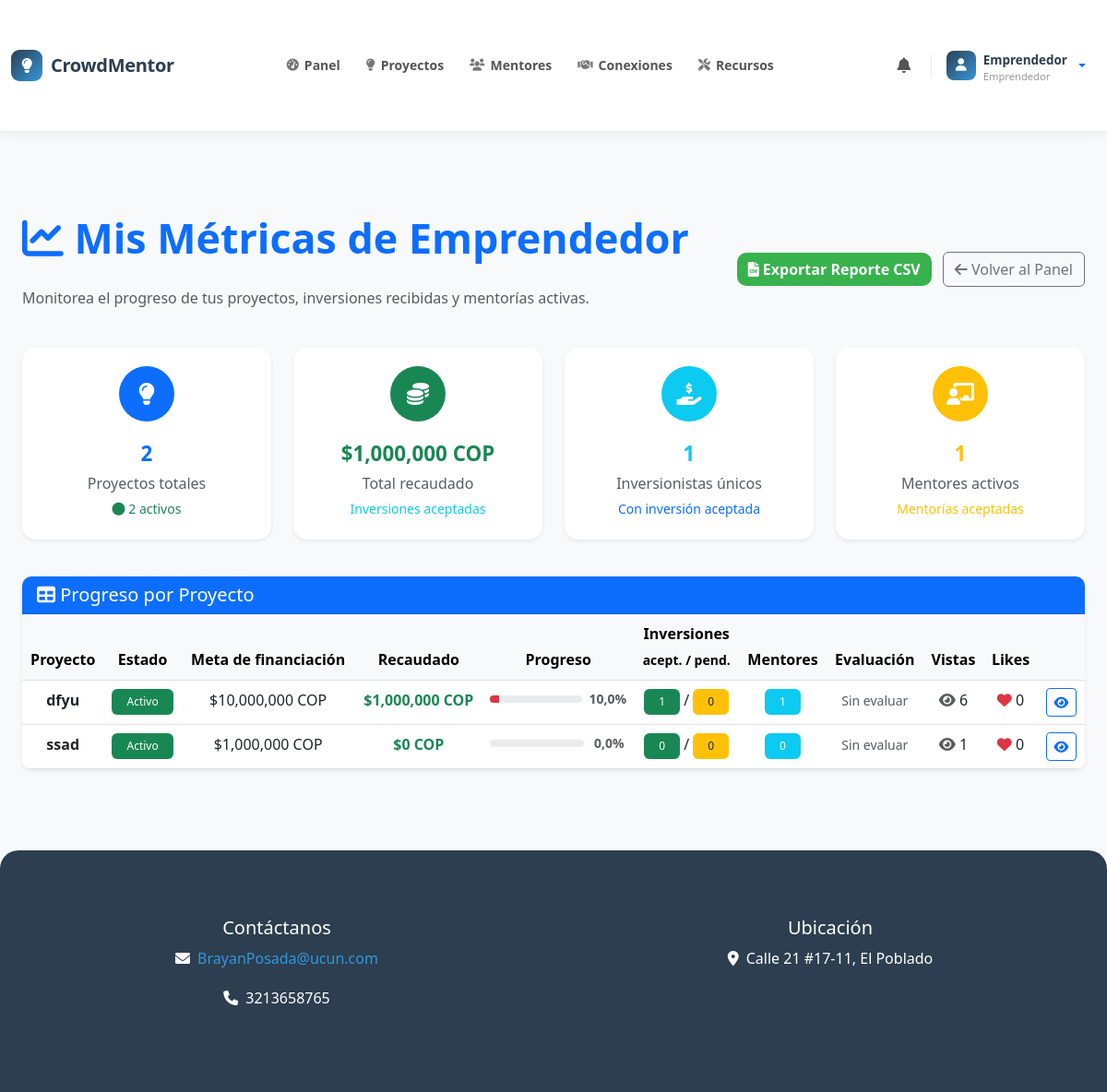
The page /mis-metricas/emprendedor/ (signed in) on the database as committed earlier.
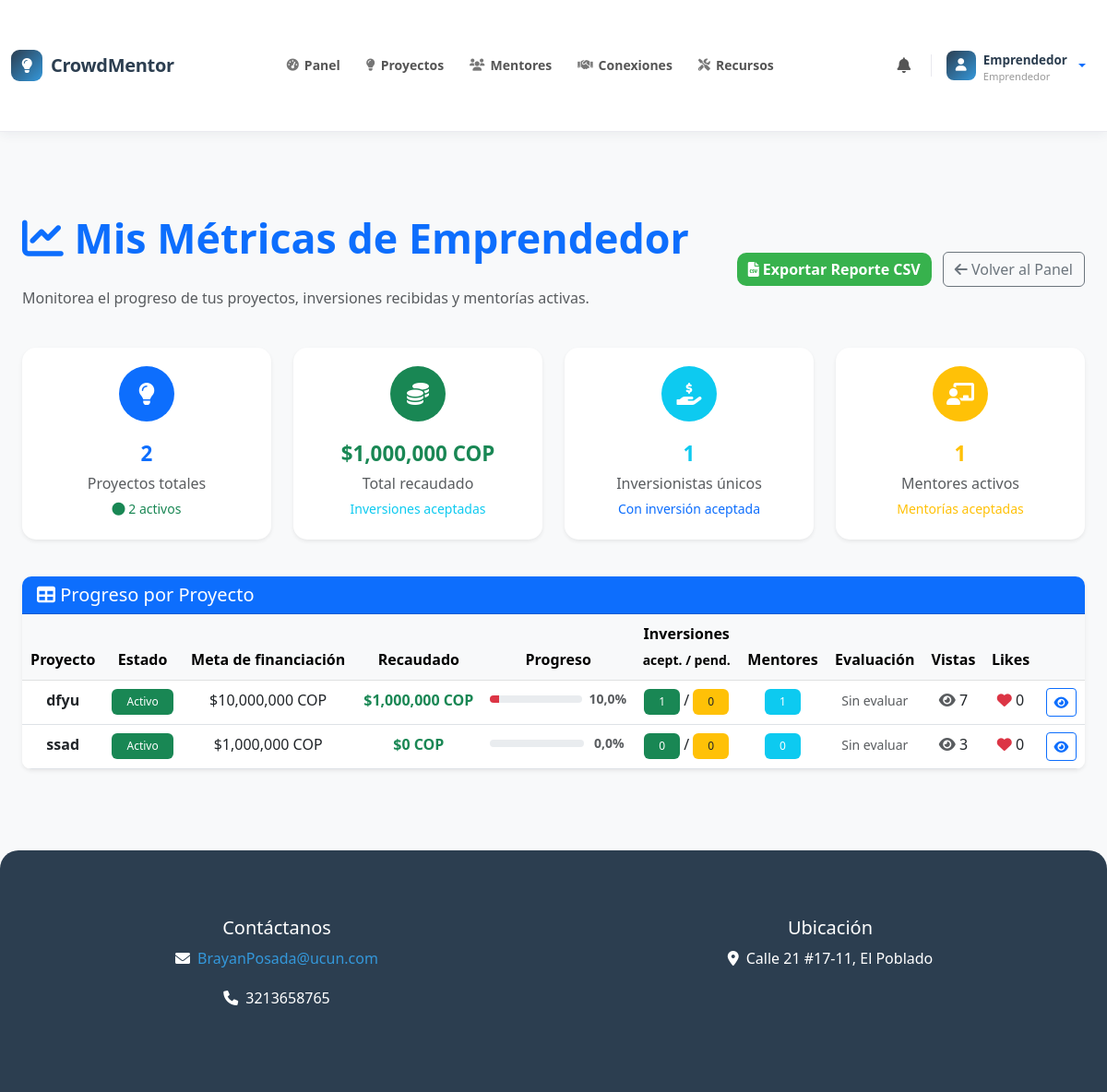
The same page on the database as committed later.
### core/models.py (models this page shows, shortened)
class Project(models.Model):
    PROJECT_STATUS = (
        ('draft', 'Borrador'),
        ('active', 'Activo'),
        ('funded', 'Financiado'),
        ('completed', 'Completado'),
        ('cancelled', 'Cancelado'),
    )
    title = models.CharField(max_length=200)
    description = models.TextField()
    owner = models.ForeignKey(User, on_delete=models.CASCADE, related_name='projects')
    category = models.ForeignKey('ProjectCategory', on_delete=models.SET_NULL, null=True, blank=True)
    funding_goal = models.DecimalField(max_digits=20, decimal_places=2)
    amount_raised = models.DecimalField(max_digits=20, decimal_places=2, default=0)
    created_at = models.DateTimeField(default=timezone.now)
    image = models.ImageField(upload_to='projects/', blank=True, null=True)
    is_active = models.BooleanField(default=True)
    status = models.CharField(max_length=20, choices=PROJECT_STATUS, default='active')
    views_count = models.IntegerField(default=0)
    likes_count = models.IntegerField(default=0)
    deadline = models.DateField(blank=True, null=True)
    tags = models.CharField(max_length=500, blank=True, help_text="Separar con comas")
    PROFITABILITY_UNIT_CHOICES = (
        ('meses', 'Meses'),
        ('años', 'Años'),
    )
    profitability_time = models.PositiveSmallIntegerField(
        null=True, blank=True,
        help_text="Tiempo estimado para que el proyecto empiece a generar rentabilidad"
    )
    profitability_unit = models.CharField(
        max_length=10,
        choices=PROFITABILITY_UNIT_CHOICES,
        default='meses',
        blank=True
    )
    def get_funding_percentage(self):
        if self.funding_goal > 0:
            return min((self.amount_raised / self.funding_goal) * 100, 100)
        return 0

### core/views.py (the view)
# urls.py: path('mis-metricas/emprendedor/', views.entrepreneur_metrics, name='entrepreneur_metrics'),
@login_required
def entrepreneur_metrics(request):
    profile = get_object_or_404(Profile, user=request.user)
    if profile.user_type != 'entrepreneur':
        messages.error(request, 'Acceso denegado.')
        return redirect('dashboard')
    projects = Project.objects.filter(owner=request.user)
    projects_data = []
    for p in projects:
        investments_accepted = p.investments.filter(status='accepted')
        investments_pending = p.investments.filter(status='pending')
        total_invested = investments_accepted.aggregate(total=Sum('amount'))['total'] or 0
        investors_count = investments_accepted.count()
        mentors_count = p.mentorships.filter(status='accepted').count()
        avg_score = p.evaluations.aggregate(avg=Avg('overall_score'))['avg']
        projects_data.append({
            'project': p,
            'total_invested': total_invested,
            'investors_count': investors_count,
            'pending_investments': investments_pending.count(),
            'mentors_count': mentors_count,
            'avg_score': round(avg_score, 2) if avg_score else None,
            'funding_pct': p.get_funding_percentage(),
        })
    total_raised = sum(d['total_invested'] for d in projects_data)
    total_investors = Investment.objects.filter(project__owner=request.user, status='accepted').values('investor').distinct().count()
    total_mentors = Mentorship.objects.filter(project__owner=request.user, status='accepted').values('mentor').distinct().count()
    total_projects = projects.count()
    active_projects = projects.filter(is_active=True).count()
    context = {
        'projects_data': projects_data,
        'total_raised': total_raised,
        'total_investors': total_investors,
        'total_mentors': total_mentors,
        'total_projects': total_projects,
        'active_projects': active_projects,
        'profile': profile,
    }
    return render(request, 'entrepreneur_metrics.html', context)

### core/templatetags/custom_filters.py (called while the page is built)
@register.filter
def cop_currency(value):
    try:
        number = float(value)
        formatted = f"${number:,.0f} COP"
        return formatted
    except (ValueError, TypeError):
        return value

@register.filter
def has_profile(user):
    return hasattr(user, 'profile') and user.profile is not None

@register.filter
def get_user_type(user):
    if hasattr(user, 'profile') and user.profile:
        return user.profile.user_type
    return None

### core/templates/entrepreneur_metrics.html (shortened to what the changed rows need)
{% extends 'base.html' %}
{% load static %}
{% load custom_filters %}
{% block extra_css %}
<link rel="stylesheet" href="{% static 'css/analytics_dashboard.css' %}">
{% endblock %}
{% block content %}
<div class="container-fluid py-4">
    <div class="row mb-4 align-items-center">
        <div class="col">
            <h1 class="text-primary">
                <i class="fas fa-chart-line"></i> Mis Métricas de Emprendedor
            </h1>
        </div>
    </div>
    <div class="card shadow-sm border-0">
        <div class="card-body p-0">
            <div class="table-responsive">
                <table class="table table-hover mb-0">
                    <thead class="table-light">
                        <tr>
                            <th>Proyecto</th>
                            <th>Estado</th>
                            <th>Meta de financiación</th>
                            <th>Recaudado</th>
                            <th style="min-width:160px">Progreso</th>
                            <th class="text-center">Inversiones<br><small>acept. / pend.</small></th>
                            <th class="text-center">Mentores</th>
                            <th class="text-center">Evaluación</th>
                            <th class="text-center">Vistas</th>
                            <th class="text-center">Likes</th>
                            <th></th>
                        </tr>
                    </thead>
                    <tbody>
                        {% for d in projects_data %}
                        <tr>
                            <td class="fw-bold">{{ d.project.title|truncatechars:30 }}</td>
                            <td>
                                <span class="badge
                                    {% if d.project.status == 'active' %}bg-success
                                    {% elif d.project.status == 'funded' %}bg-primary
                                    {% elif d.project.status == 'completed' %}bg-info
                                    {% elif d.project.status == 'cancelled' %}bg-danger
                                    {% else %}bg-secondary{% endif %}">
                                    {{ d.project.get_status_display }}
                                </span>
                            </td>
                            <td>{{ d.project.funding_goal|cop_currency }}</td>
                            <td class="text-success fw-bold">{{ d.total_invested|cop_currency }}</td>
                            <td>
                                <div class="d-flex align-items-center gap-2">
                                    <div class="progress flex-grow-1 progress-sm">
                                        <div class="progress-bar
                                            {% if d.funding_pct >= 100 %}bg-success
                                            {% elif d.funding_pct >= 50 %}bg-warning
                                            {% else %}bg-danger{% endif %}"
                                            style="width: {{ d.funding_pct|floatformat:0 }}%">
                                        </div>
                                    </div>
                                    <small class="text-muted fw-bold" style="min-width:38px">{{ d.funding_pct|floatformat:1 }}%</small>
                                </div>
                            </td>
                            <td class="text-center">
                                <span class="badge bg-success">{{ d.investors_count }}</span>
                                /
                                <span class="badge bg-warning text-dark">{{ d.pending_investments }}</span>
                            </td>
                            <td class="text-center">
                                <span class="badge bg-info">{{ d.mentors_count }}</span>
                            </td>
                            <td class="text-center">
                                {% if d.avg_score %}
                                    <span class="badge bg-primary">{{ d.avg_score }} / 10</span>
                                {% else %}
                                    <span class="text-muted small">Sin evaluar</span>
                                {% endif %}
                            </td>
                            <td class="text-center">
                                <i class="fas fa-eye text-muted"></i> {{ d.project.views_count }}
                            </td>
                            <td class="text-center">
                                <i class="fas fa-heart text-danger"></i> {{ d.project.likes_count }}
                            </td>
                            <td>
                                <a href="{% url 'project_detail' d.project.pk %}" class="btn btn-sm btn-outline-primary">
                                    <i class="fas fa-eye"></i>
                                </a>
                            </td>
                        </tr>
                        {% endfor %}
                    </tbody>
                </table>
            </div>
        </div>
    </div>
</div>
{% endblock %}

Rows that differ between the two databases and show on the page:
changed Project "dfyu": project.views_count "6" → "7"
changed Project "ssad": project.views_count "1" → "3"
